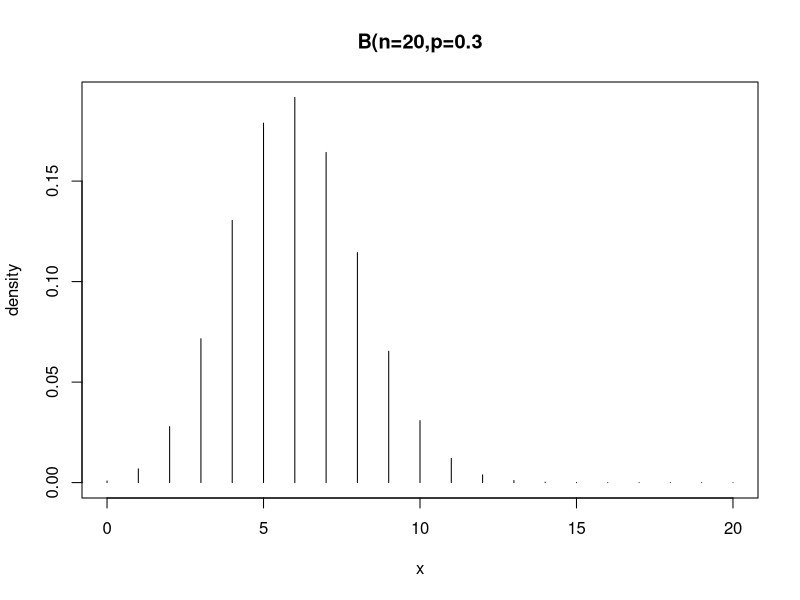
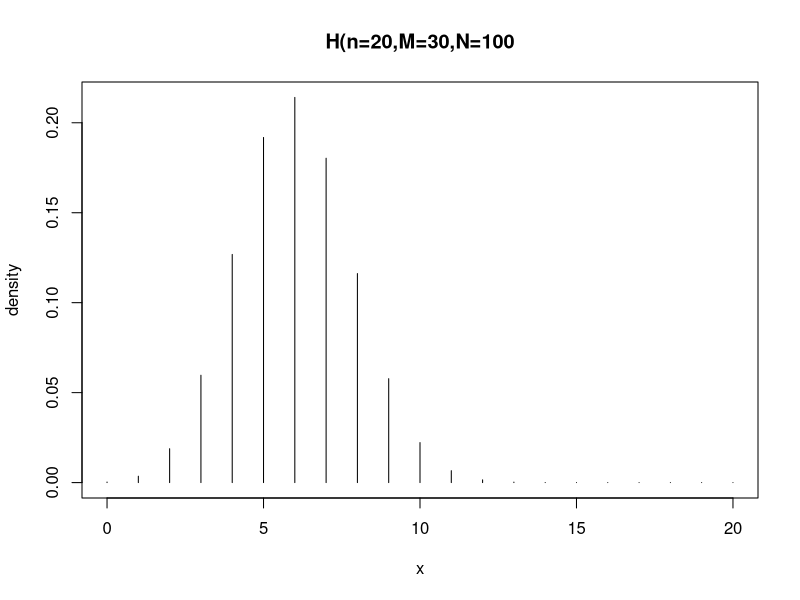

Recreate these plots in R, in order.
#####################################################################
# R offers for a large number of probability distributions functions.
# The commands for each distribution are prepended with a letter to 
# indicate the functionality:
# "d" 	returns the height of the probability density function
# "p" 	returns the cumulative density function
# "q" 	returns the inverse cumulative density function (quantiles)
# "r" 	returns randomly generated numbers
# Consider an urn with 100 balls, where are 30 balls of them are red. 
# 20 balls are randomly drawn and let X be the number of red drawn balls. 
# a) Determine the distribution of X if the balls are drawn with resp.
# without replacement.
# b) Plot the density of X.
# c) Generate a sample of size 20 of values of X
# d) Compute P(5 < X < 15). 
# e) Determine the 25% quantile, the median and the 75% quantile of X.
# 
# file: prob_rv_rfunctions.R
########################################################################

# with replacement: X ~ B(n=20,p=0.3)

# plot of the density
k <- 0:20
plot(k,dbinom(k,20,0.3), type = "h", main ="B(n=20,p=0.3", xlab="x", 
     ylab="density")
# sample of size 20
rbinom(n=20,size = 20,prob = 0.3)
# P(5 < X < 15)
sum(dbinom(6:14, size = 20, prob = 0.3))
pbinom(14, size = 20, prob = 0.3) - pbinom(5, size = 20, prob = 0.3) 
# quantile
qbinom(c(0.25,0.5,0.75), size = 20, prob = 0.3)

# without replacement: X ~ H(n=20,M=30,N=100)

# plot of the density
k <- 0:20
plot(k,dhyper(k,m=30,n=70,k=20), type = "h", main ="H(n=20,M=30,N=100",
     xlab="x", ylab="density")
# sample of size 20
rhyper(20,m=30,n=70,k=20)
# P(5 < X < 20)
sum(dhyper(6:14,m=30,n=70,k=20))
phyper(14,m=30,n=70,k=20) - phyper(5,m=30,n=70,k=20)
# quantile
qhyper(c(0.25,0.5,0.75),m=30,n=70,k=20)
